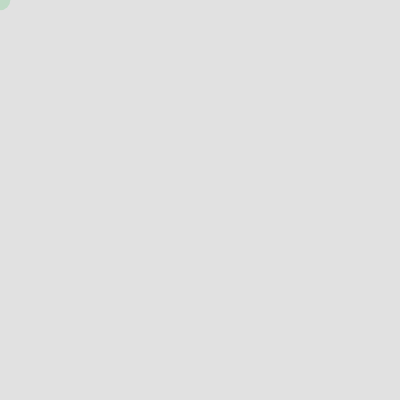
Frame 1 (no input)
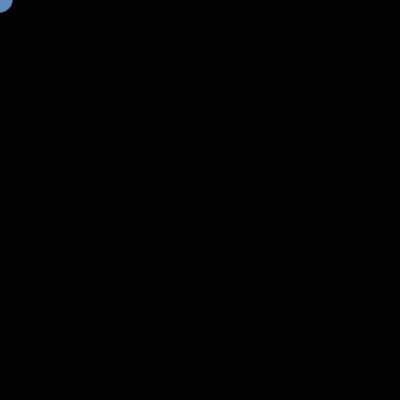
Frame 60 (no input)
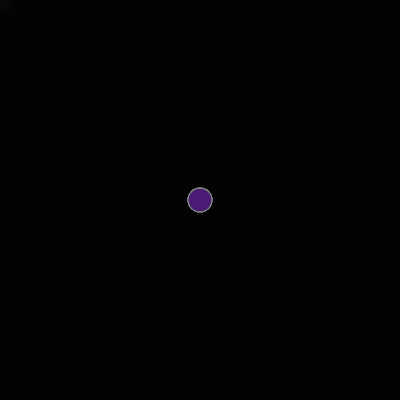
Frame 120 (the mouse pressed at the canvas centre since frame 60)

The p5.js sketch that drew these frames (run headless with seeded random() and noise() and a simulated clock; from frame 60 on, the mouse is pressed at the canvas centre):

// p5.js sketch
// ── sketch.js
let trail = [];

function setup() {
  createCanvas(400, 400);
  noStroke();
}

function draw() {
  // Slight fade instead of full clear (creates trail effect)
  background(0, 30);

  // Add current mouse position to trail
  trail.push({
    x: mouseX,
    y: mouseY,
    size: random(10, 25)
  });

  // Limit trail length
  if (trail.length > 40) {
    trail.shift();
  }

  // Draw trail
  for (let i = 0; i < trail.length; i++) {
    let t = trail[i];

    // Fade older points
    let alpha = map(i, 0, trail.length, 50, 255);

    fill(random(255), random(255), random(255), alpha);
    ellipse(t.x, t.y, t.size);
  }
}
